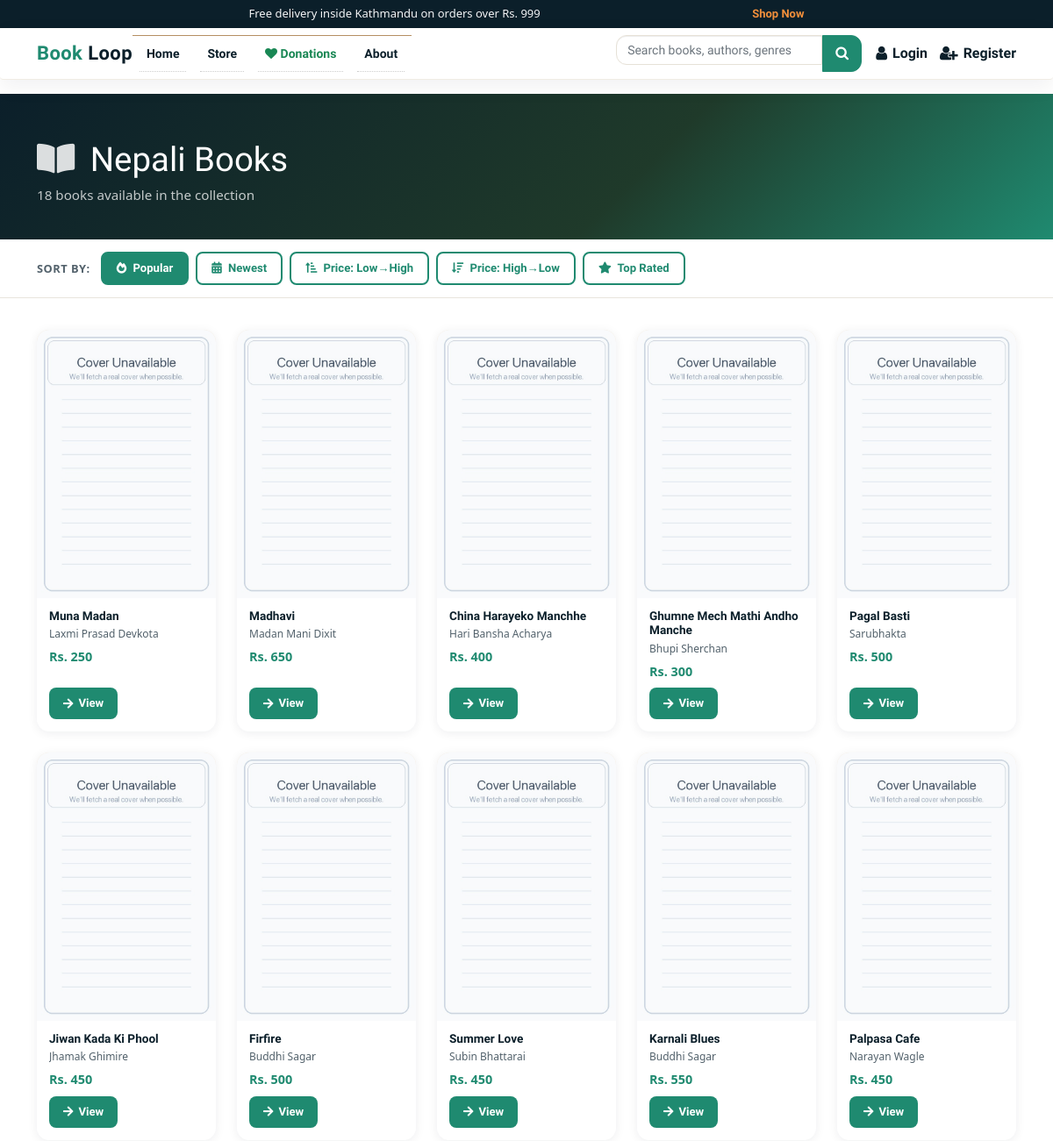
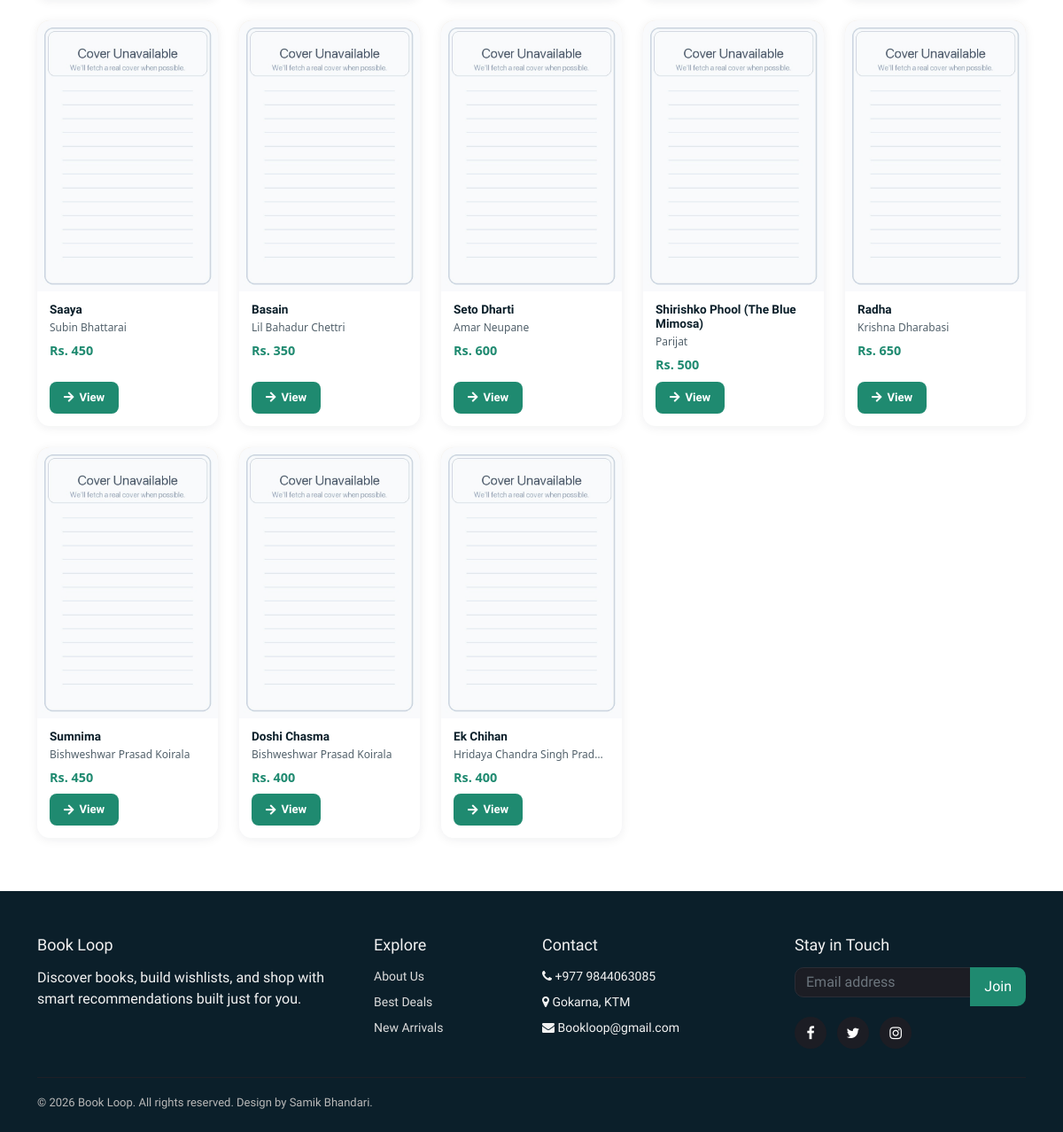
The page /nepali-books/ on the database as committed earlier (2 pictures, top to bottom).
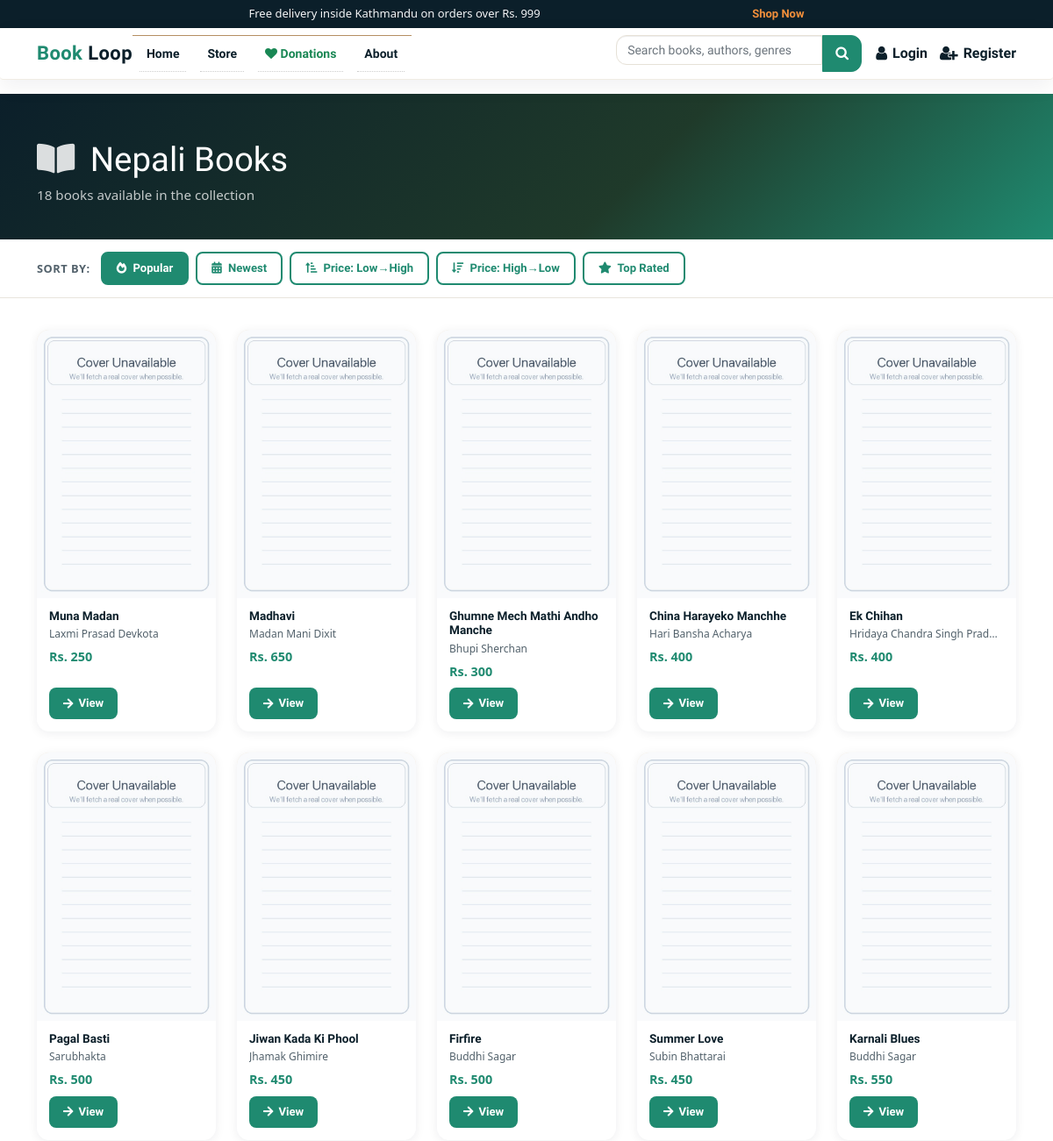
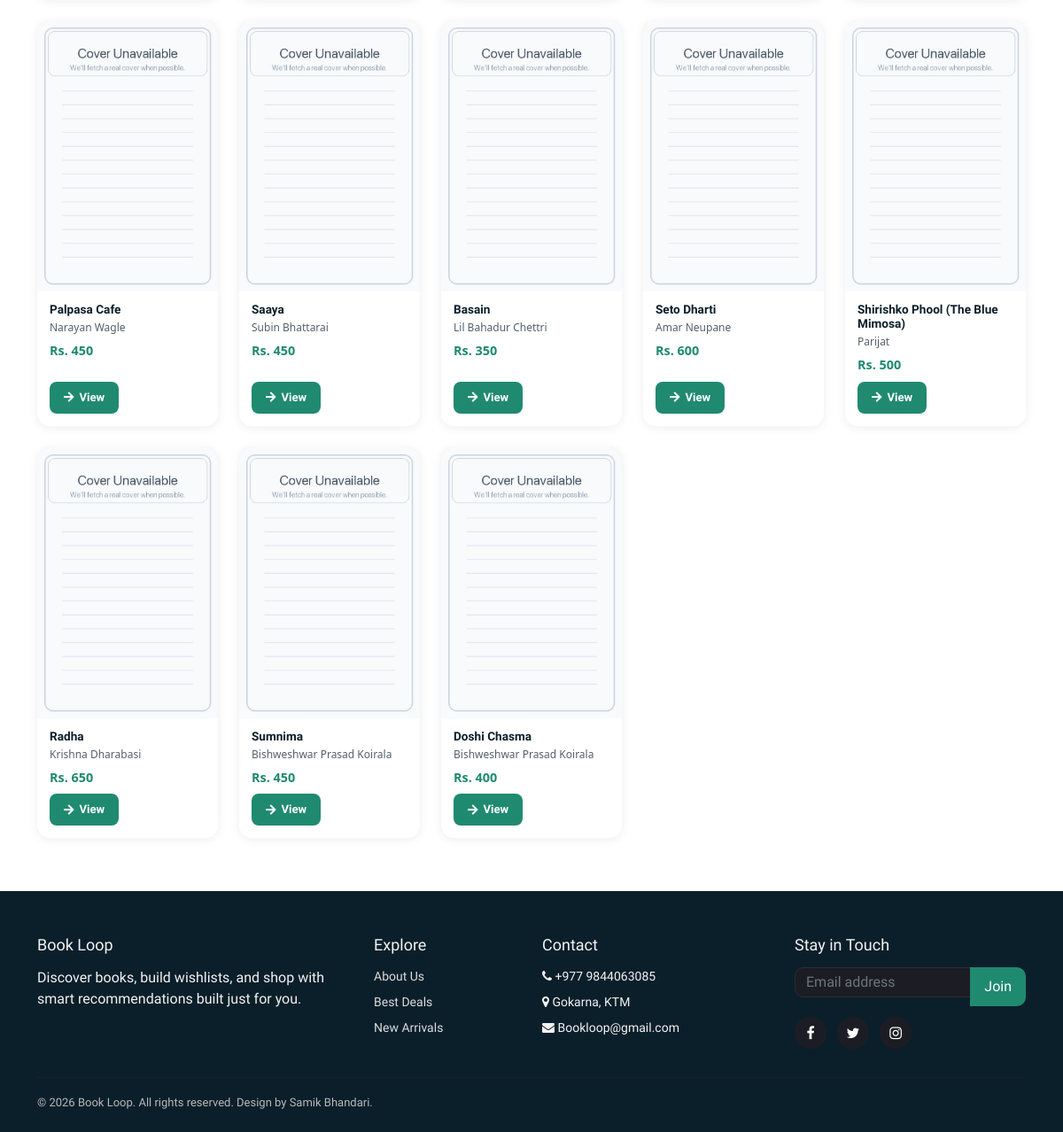
The same page on the database as committed later (2 pictures, top to bottom).
### books/models.py (models this page shows, shortened)
class Product(models.Model):
    Book_name = models.CharField(max_length=50)
    Author = models.CharField(max_length=50, default="")
    genre = models.CharField(max_length=300)
    description = models.CharField(max_length=1000, default="")
    price = models.IntegerField(default=0)
    pub_date = models.DateField(default=timezone.now)
    quantity = models.PositiveBigIntegerField(default=1)
    seller = models.ForeignKey(
        settings.AUTH_USER_MODEL,
        on_delete=models.SET_NULL,
        null=True,
        blank=True,
        related_name="products",
    )
    listing_type = models.CharField(
        max_length=10,
        choices=LISTING_CHOICES,
        default="sell",
    )
    listing_status = models.CharField(
        max_length=20,
        choices=LISTING_STATUS,
        default="approved",
    )
    swap_preference = models.CharField(
        max_length=255,
        blank=True,
        null=True,
        help_text="Title or genre of the book you want in exchange.",
    )
    condition = models.CharField(
        max_length=50,
        blank=True,
        null=True,
        help_text=(
            "Physical condition of the book for swapping "
            "(e.g. New, Like New, Good, Heavily Used)."
        ),
    )
    location = models.CharField(
        max_length=255,
        blank=True,
        null=True,
        help_text="City or neighborhood for the swap",
    )
    contact_email = models.EmailField(
        blank=True,
        null=True,
        help_text="Email for other users to contact you for swapping",
    )
    image = CloudinaryField("image", folder="bookloop_covers", null=True, blank=True)
    sequence = models.IntegerField(default=0)
    views = models.PositiveIntegerField(default=0)
    average_rating = models.FloatField(default=0.0)
    rating_count = models.PositiveIntegerField(default=0)

### books/views.py (the view)
# urls.py: path('nepali-books/', views.nepali_books_page, name='nepali_books'),
def nepali_books_page(request):
    cartItems = 0
    if request.user.is_authenticated:
        order, _ = Order.objects.get_or_create(
            user=request.user.username, complete=False
        )
        cartItems = order.get_cart_items
    sort = request.GET.get("sort", "popular")
    base_qs = (
        Product.objects.select_related("seller")
        .filter(
            Q(genre__icontains="nepali")
            | Q(genre__icontains="nepal")
            | Q(genre__icontains="\u0928\u0947\u092a\u093e\u0932")
            | Q(genre__icontains="\u0928\u0947\u092a\u093e\u0932\u0940"),
            listing_status="approved",
            listing_type="sell",
        )
        .annotate(
            purchase_count=Count(
                "orderitem",
                filter=Q(orderitem__order__complete=True),
                distinct=True,
            ),
            wishlist_count=Count("wishlist", distinct=True),
            nepali_score=(
                Count("orderitem", filter=Q(orderitem__order__complete=True), distinct=True) * 5
                + Count("wishlist", distinct=True) * 3
                + Count("ratings", distinct=True) * 2
            ),
        )
    )
    sort_map = {
        "popular":    "-nepali_score",
        "newest":     "-pub_date",
        "price_low":  "price",
        "price_high": "-price",
        "rating":     "-average_rating",
    }
    order_field = sort_map.get(sort, "-nepali_score")
    secondary = "-views" if sort == "popular" else "-nepali_score"
    books = base_qs.order_by(order_field, secondary)
    return render(request, "nepali_books.html", {
        "books": books,
        "cartItems": cartItems,
        "current_sort": sort,
        "total_count": base_qs.count(),
    })

### templates/nepali_books.html (shortened to what this page needs)
{% load static %}
{% include 'components/base/base-top.html' %}
<link rel="stylesheet" href="https://cdn.jsdelivr.net/npm/bootstrap@5.0.0-beta3/dist/css/bootstrap.min.css">
<link rel="stylesheet" href="https://use.fontawesome.com/releases/v5.15.3/css/all.css">
{% include 'components/header/header.html' %}
<div class="np-hero">
  <div class="container">
    <h1><i class="fas fa-book-open me-2" style="opacity:0.85;"></i> Nepali Books</h1>
    <p>{{ total_count }} book{{ total_count|pluralize }} available in the collection</p>
  </div>
</div>
<div class="np-sort-bar">
  <div class="container">
    <div class="np-sort-inner">
      <span class="np-sort-label">Sort by:</span>
      <a href="?sort=popular"    class="np-sort-btn {% if current_sort == 'popular'    %}active{% endif %}">
        <i class="fas fa-fire-alt me-1"></i> Popular
      </a>
      <a href="?sort=newest"     class="np-sort-btn {% if current_sort == 'newest'     %}active{% endif %}">
        <i class="fas fa-calendar-alt me-1"></i> Newest
      </a>
      <a href="?sort=price_low"  class="np-sort-btn {% if current_sort == 'price_low'  %}active{% endif %}">
        <i class="fas fa-sort-amount-up-alt me-1"></i> Price: Low&rarr;High
      </a>
      <a href="?sort=price_high" class="np-sort-btn {% if current_sort == 'price_high' %}active{% endif %}">
        <i class="fas fa-sort-amount-down me-1"></i> Price: High&rarr;Low
      </a>
      <a href="?sort=rating"     class="np-sort-btn {% if current_sort == 'rating'     %}active{% endif %}">
        <i class="fas fa-star me-1"></i> Top Rated
      </a>
    </div>
  </div>
</div>
<div class="container" style="padding-top: 36px; padding-bottom: 60px; min-height: 60vh;">
  {% if books %}
    <div class="row row-cols-2 row-cols-md-4 row-cols-lg-5 g-4">
      {% for book in books %}
      <div class="col">
        <div class="np-card">
          {% if book.image and "herald" not in book.image.url|lower and "college" not in book.image.url|lower %}
            <img class="np-card-img" src="{{ book.image.url }}" alt="{{ book.Book_name }}"
                 onerror="this.onerror=null;this.src='{% static 'images/default_cover.jpg' %}';">
          {% else %}
            <img class="np-card-img" src="{% static 'images/default_cover.jpg' %}" alt="{{ book.Book_name }}">
          {% endif %}
          <div class="np-card-body">
            <h5>{{ book.Book_name|truncatewords:5 }}</h5>
            <p class="np-author">{{ book.Author|truncatewords:4 }}</p>
            <div class="np-card-price">Rs. {{ book.price }}</div>
          </div>
          <div class="np-card-actions">
            <a href="{% url 'product' book.id %}">
              <i class="fas fa-arrow-right"></i> View
            </a>
          </div>
        </div>
      </div>
      {% endfor %}
    </div>
  {% else %}
    <div class="np-empty">
      <i class="fas fa-book"></i>
      <p style="font-size:1.1rem; font-weight:600;">No Nepali books found.</p>
      <a href="{% url 'store' %}" style="color:var(--accent); font-weight:600;">Browse all books →</a>
    </div>
  {% endif %}
</div>
{% include 'components/footer/footer.html' %}
{% include 'components/base/base-bottom.html' %}

### templates/components/base/base-top.html (shortened to what this page needs)
{% load static %}
<!DOCTYPE html>
<html>
  <head>
    <link
      href="{% static 'css/bootstrap.css' %}"
      rel="stylesheet"
      type="text/css"
      media="all"
    />
    <link
      href="{% static 'css/style.css' %}"
      rel="stylesheet"
      type="text/css"
      media="all"
    />
    <link
      href="{% static 'css/main.css' %}"
      rel="stylesheet"
      type="text/css"
      media="all"
    />
    <link
      href="{% static 'css/font-awesome.css' %}"
      rel="stylesheet"
      type="text/css"
      media="all"
    />
    <link
      rel="stylesheet"
      href="https://cdnjs.cloudflare.com/ajax/libs/animate.css/4.1.1/animate.min.css"
    />
  </head>
  <body class="d-flex flex-column min-vh-100">
    <main class="flex-grow-1">

### templates/components/header/header.html (shortened to what this page needs)
{% load static %}
<link href="https://cdn.jsdelivr.net/npm/bootstrap@5.0.2/dist/css/bootstrap.min.css" rel="stylesheet">
<link rel="stylesheet" href="https://cdn.jsdelivr.net/npm/bootstrap-icons@1.5.0/font/bootstrap-icons.css">
<link rel="stylesheet" href="https://cdnjs.cloudflare.com/ajax/libs/font-awesome/4.7.0/css/font-awesome.min.css"/>
<div class="bw-topbar">
  <div class="container bw-offer">
    <span>Free delivery inside Kathmandu on orders over Rs. 999</span>
    <a href="{% url 'store' %}">Shop Now</a>
  </div>
</div>
<nav class="navbar navbar-expand-lg bw-nav">
  <div class="container">
    <a class="bw-brand" href="{% url 'home' %}"><span>Book</span> Loop</a>
    <div class="collapse navbar-collapse" id="bwNavbar">
      <ul class="navbar-nav me-auto mb-2 mb-lg-0">
        <li class="nav-item"><a class="nav-link" href="{% url 'home' %}">Home</a></li>
        <li class="nav-item"><a class="nav-link" href="{% url 'store' %}">Store</a></li>
        <li class="nav-item">
          <a class="nav-link fw-bold text-success" href="{% url 'browse_donations' %}">
            <i class="fa fa-heart"></i>
            Donations
          </a>
        </li>
        <li class="nav-item"><a class="nav-link" href="/about/">About</a></li>
      </ul>
      <form action="{% url 'search' %}" method="get" class="d-flex bw-search">
        <input type="text" name="q" class="form-control" placeholder="Search books, authors, genres" aria-label="Search">
        <button type="submit" class="btn"><i class="fa fa-search"></i></button>
      </form>
      <div class="bw-actions ms-lg-3">
        {% if request.user.is_authenticated %}
          <a class="bw-icon-btn" href="{% url 'cart' %}">
            <i class="fa fa-shopping-bag"></i>
            <span>Cart</span>
            <span class="bw-badge">{{ cart_count }}</span>
          </a>
          <a class="bw-icon-btn" href="{% url 'order' %}">
            <i class="fa fa-clipboard"></i>
            <span>Orders</span>
          </a>
          <a class="bw-icon-btn" href="{% url 'wishlist' %}">
            <i class="fa fa-heart"></i>
            <span>Wishlist</span>
          </a>
          <a class="bw-icon-btn" href="{% url 'swap_matches' %}">
            <i class="fa fa-exchange"></i>
            <span>Swap Matches</span>
          </a>
          <div class="dropdown bw-dropdown">
            <a class="bw-icon-btn dropdown-toggle" href="#" role="button" data-bs-toggle="dropdown" aria-expanded="false">
              <i class="fa fa-user-circle"></i>
              <span>{{ request.user.first_name|default:'Profile' }}</span>
            </a>
            <ul class="dropdown-menu dropdown-menu-end">
              <li><a class="dropdown-item" href="{% url 'profile' %}"><i class="fa fa-user"></i> Profile</a></li>
              <li><a class="dropdown-item" href="{% url 'wishlist' %}"><i class="fa fa-heart"></i> Wishlist</a></li>
              {% with profile=request.user.profile %}{% if profile.is_bookshop_owner %}
              <li><a class="dropdown-item" href="{% url 'bookshop_dashboard' %}"><i class="fa fa-store"></i> My Bookshop</a></li>
              {% endif %}{% endwith %}
              <li><a class="dropdown-item" href="{% url 'logout' %}"><i class="fa fa-sign-out"></i> Logout</a></li>
            </ul>
          </div>
        {% else %}
          <a class="bw-icon-btn" href="{% url 'login' %}"><i class="fa fa-user"></i><span>Login</span></a>
          <a class="bw-icon-btn" href="{% url 'reg' %}"><i class="fa fa-user-plus"></i><span>Register</span></a>
        {% endif %}
      </div>
    </div>
  </div>
</nav>

### templates/components/footer/footer.html (shortened to what this page needs)
{% load static %}
<link rel="stylesheet" href="https://cdnjs.cloudflare.com/ajax/libs/font-awesome/4.7.0/css/font-awesome.min.css">
<footer class="bw-footer mt-auto">
  <div class="container">
    <div class="row g-4">
      <div class="col-md-4">
        <h4>Book Loop</h4>
        <p>Discover books, build wishlists, and shop with smart recommendations built just for you.</p>
      </div>
      <div class="col-md-2">
        <h4>Explore</h4>
        <ul class="bw-footer-list">
          <li><a href="/about/">About Us</a></li>
          <li><a href="/store/">Best Deals</a></li>
          <li><a href="/">New Arrivals</a></li>
        </ul>
      </div>
      <div class="col-md-3">
        <h4>Contact</h4>
        <ul class="bw-footer-list">
          <li><i class="fa fa-phone"></i> +977 9844063085</li>
          <li><i class="fa fa-map-marker"></i> Gokarna, KTM</li>
          <li><i class="fa fa-envelope"></i> Bookloop@gmail.com</li>
        </ul>
      </div>
      <div class="col-md-3">
        <h4>Stay in Touch</h4>
        <div class="input-group bw-footer-newsletter">
          <input type="email" class="form-control" placeholder="Email address">
          <button class="btn" type="button">Join</button>
        </div>
        <div class="bw-footer-social">
          <a href="https://www.facebook.com/samik.bhandari.52" target="_blank" rel="noopener noreferrer"><i class="fa fa-facebook"></i></a>
          <a href="https://x.com/BookLoop_" target="_blank" rel="noopener noreferrer"><i class="fa fa-twitter"></i></a>
          <a href="https://www.instagram.com/samikxb_/" target="_blank" rel="noopener noreferrer"><i class="fa fa-instagram"></i></a>
        </div>
      </div>
    </div>
    <div class="bw-footer-bottom">
      © 2026 Book Loop. All rights reserved. Design by Samik Bhandari.
    </div>
  </div>
</footer>

### templates/components/base/base-bottom.html (shortened to what this page needs)
{% load static %}
</main>
</body>
</html>

Rows that differ between the two databases and show on the page:
changed Product "Ghumne Mech Mathi Andho Manche": moves up the list
changed Product "Ek Chihan": moves up the list
